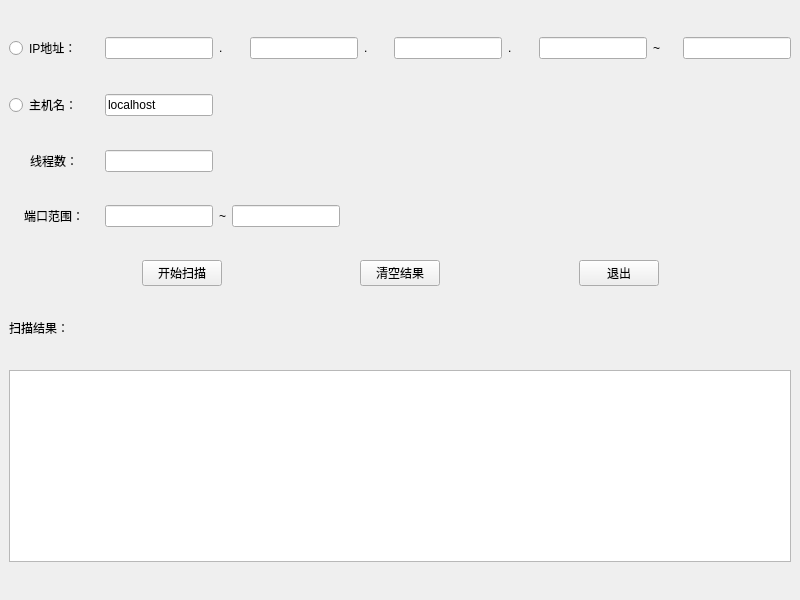
<?xml version="1.0" encoding="UTF-8"?>
<ui version="4.0">
 <class>MainWindow</class>
 <widget class="QMainWindow" name="MainWindow">
  <property name="geometry">
   <rect>
    <x>0</x>
    <y>0</y>
    <width>800</width>
    <height>600</height>
   </rect>
  </property>
  <property name="windowTitle">
   <string>端口扫描程序</string>
  </property>
  <widget class="QWidget" name="centralwidget">
   <layout class="QGridLayout" name="gridLayout">
    <item row="7" column="0">
     <layout class="QHBoxLayout" name="horizontalLayout_5">
      <item>
       <spacer name="horizontalSpacer_5">
        <property name="orientation">
         <enum>Qt::Horizontal</enum>
        </property>
        <property name="sizeHint" stdset="0">
         <size>
          <width>40</width>
          <height>20</height>
         </size>
        </property>
       </spacer>
      </item>
      <item>
       <widget class="QPushButton" name="pushButton">
        <property name="text">
         <string>开始扫描</string>
        </property>
       </widget>
      </item>
      <item>
       <spacer name="horizontalSpacer_7">
        <property name="orientation">
         <enum>Qt::Horizontal</enum>
        </property>
        <property name="sizeHint" stdset="0">
         <size>
          <width>40</width>
          <height>20</height>
         </size>
        </property>
       </spacer>
      </item>
      <item>
       <widget class="QPushButton" name="pushButton_3">
        <property name="text">
         <string>清空结果</string>
        </property>
       </widget>
      </item>
      <item>
       <spacer name="horizontalSpacer_4">
        <property name="orientation">
         <enum>Qt::Horizontal</enum>
        </property>
        <property name="sizeHint" stdset="0">
         <size>
          <width>40</width>
          <height>20</height>
         </size>
        </property>
       </spacer>
      </item>
      <item>
       <widget class="QPushButton" name="pushButton_2">
        <property name="text">
         <string>退出</string>
        </property>
       </widget>
      </item>
      <item>
       <spacer name="horizontalSpacer_6">
        <property name="orientation">
         <enum>Qt::Horizontal</enum>
        </property>
        <property name="sizeHint" stdset="0">
         <size>
          <width>40</width>
          <height>20</height>
         </size>
        </property>
       </spacer>
      </item>
     </layout>
    </item>
    <item row="3" column="0">
     <layout class="QHBoxLayout" name="horizontalLayout_2">
      <item>
       <widget class="QRadioButton" name="radioButton_2">
        <property name="sizePolicy">
         <sizepolicy hsizetype="Minimum" vsizetype="Preferred">
          <horstretch>0</horstretch>
          <verstretch>0</verstretch>
         </sizepolicy>
        </property>
        <property name="minimumSize">
         <size>
          <width>90</width>
          <height>0</height>
         </size>
        </property>
        <property name="text">
         <string>主机名：</string>
        </property>
       </widget>
      </item>
      <item>
       <widget class="QLineEdit" name="hostname">
        <property name="sizePolicy">
         <sizepolicy hsizetype="Preferred" vsizetype="Fixed">
          <horstretch>0</horstretch>
          <verstretch>0</verstretch>
         </sizepolicy>
        </property>
        <property name="text">
         <string>localhost</string>
        </property>
       </widget>
      </item>
      <item>
       <spacer name="horizontalSpacer">
        <property name="orientation">
         <enum>Qt::Horizontal</enum>
        </property>
        <property name="sizeHint" stdset="0">
         <size>
          <width>40</width>
          <height>20</height>
         </size>
        </property>
       </spacer>
      </item>
     </layout>
    </item>
    <item row="2" column="0">
     <layout class="QHBoxLayout" name="horizontalLayout">
      <item>
       <widget class="QRadioButton" name="radioButton">
        <property name="sizePolicy">
         <sizepolicy hsizetype="Minimum" vsizetype="Preferred">
          <horstretch>0</horstretch>
          <verstretch>0</verstretch>
         </sizepolicy>
        </property>
        <property name="minimumSize">
         <size>
          <width>90</width>
          <height>0</height>
         </size>
        </property>
        <property name="maximumSize">
         <size>
          <width>90</width>
          <height>16777215</height>
         </size>
        </property>
        <property name="text">
         <string>IP地址：</string>
        </property>
       </widget>
      </item>
      <item>
       <widget class="QLineEdit" name="ip1">
        <property name="sizePolicy">
         <sizepolicy hsizetype="Preferred" vsizetype="Fixed">
          <horstretch>0</horstretch>
          <verstretch>0</verstretch>
         </sizepolicy>
        </property>
       </widget>
      </item>
      <item>
       <widget class="QLabel" name="label">
        <property name="text">
         <string>.</string>
        </property>
       </widget>
      </item>
      <item>
       <widget class="QLineEdit" name="ip2">
        <property name="sizePolicy">
         <sizepolicy hsizetype="Preferred" vsizetype="Fixed">
          <horstretch>0</horstretch>
          <verstretch>0</verstretch>
         </sizepolicy>
        </property>
       </widget>
      </item>
      <item>
       <widget class="QLabel" name="label_2">
        <property name="text">
         <string>.</string>
        </property>
       </widget>
      </item>
      <item>
       <widget class="QLineEdit" name="ip3">
        <property name="sizePolicy">
         <sizepolicy hsizetype="Preferred" vsizetype="Fixed">
          <horstretch>0</horstretch>
          <verstretch>0</verstretch>
         </sizepolicy>
        </property>
       </widget>
      </item>
      <item>
       <widget class="QLabel" name="label_3">
        <property name="text">
         <string>.</string>
        </property>
       </widget>
      </item>
      <item>
       <widget class="QLineEdit" name="ip4">
        <property name="sizePolicy">
         <sizepolicy hsizetype="Preferred" vsizetype="Fixed">
          <horstretch>0</horstretch>
          <verstretch>0</verstretch>
         </sizepolicy>
        </property>
       </widget>
      </item>
      <item>
       <widget class="QLabel" name="label_4">
        <property name="text">
         <string>~</string>
        </property>
       </widget>
      </item>
      <item>
       <widget class="QLineEdit" name="ip5">
        <property name="sizePolicy">
         <sizepolicy hsizetype="Preferred" vsizetype="Fixed">
          <horstretch>0</horstretch>
          <verstretch>0</verstretch>
         </sizepolicy>
        </property>
       </widget>
      </item>
     </layout>
    </item>
    <item row="4" column="0">
     <layout class="QHBoxLayout" name="horizontalLayout_4">
      <item>
       <widget class="QLabel" name="label_7">
        <property name="sizePolicy">
         <sizepolicy hsizetype="Minimum" vsizetype="Preferred">
          <horstretch>0</horstretch>
          <verstretch>0</verstretch>
         </sizepolicy>
        </property>
        <property name="minimumSize">
         <size>
          <width>90</width>
          <height>0</height>
         </size>
        </property>
        <property name="text">
         <string>线程数：</string>
        </property>
        <property name="alignment">
         <set>Qt::AlignCenter</set>
        </property>
       </widget>
      </item>
      <item>
       <widget class="QLineEdit" name="threadNum">
        <property name="sizePolicy">
         <sizepolicy hsizetype="Preferred" vsizetype="Fixed">
          <horstretch>0</horstretch>
          <verstretch>0</verstretch>
         </sizepolicy>
        </property>
       </widget>
      </item>
      <item>
       <spacer name="horizontalSpacer_3">
        <property name="orientation">
         <enum>Qt::Horizontal</enum>
        </property>
        <property name="sizeHint" stdset="0">
         <size>
          <width>40</width>
          <height>20</height>
         </size>
        </property>
       </spacer>
      </item>
     </layout>
    </item>
    <item row="9" column="0">
     <layout class="QVBoxLayout" name="verticalLayout">
      <item>
       <widget class="QTextBrowser" name="result">
        <property name="sizePolicy">
         <sizepolicy hsizetype="Expanding" vsizetype="Fixed">
          <horstretch>0</horstretch>
          <verstretch>0</verstretch>
         </sizepolicy>
        </property>
       </widget>
      </item>
     </layout>
    </item>
    <item row="5" column="0">
     <layout class="QHBoxLayout" name="horizontalLayout_3">
      <item>
       <widget class="QLabel" name="label_5">
        <property name="sizePolicy">
         <sizepolicy hsizetype="Minimum" vsizetype="Preferred">
          <horstretch>0</horstretch>
          <verstretch>0</verstretch>
         </sizepolicy>
        </property>
        <property name="minimumSize">
         <size>
          <width>90</width>
          <height>0</height>
         </size>
        </property>
        <property name="text">
         <string>端口范围：</string>
        </property>
        <property name="alignment">
         <set>Qt::AlignCenter</set>
        </property>
       </widget>
      </item>
      <item>
       <widget class="QLineEdit" name="socket1">
        <property name="sizePolicy">
         <sizepolicy hsizetype="Preferred" vsizetype="Fixed">
          <horstretch>0</horstretch>
          <verstretch>0</verstretch>
         </sizepolicy>
        </property>
       </widget>
      </item>
      <item>
       <widget class="QLabel" name="label_6">
        <property name="text">
         <string>~</string>
        </property>
       </widget>
      </item>
      <item>
       <widget class="QLineEdit" name="socket2">
        <property name="sizePolicy">
         <sizepolicy hsizetype="Preferred" vsizetype="Fixed">
          <horstretch>0</horstretch>
          <verstretch>0</verstretch>
         </sizepolicy>
        </property>
       </widget>
      </item>
      <item>
       <spacer name="horizontalSpacer_2">
        <property name="orientation">
         <enum>Qt::Horizontal</enum>
        </property>
        <property name="sizeHint" stdset="0">
         <size>
          <width>40</width>
          <height>20</height>
         </size>
        </property>
       </spacer>
      </item>
     </layout>
    </item>
    <item row="8" column="0">
     <widget class="QLabel" name="label_8">
      <property name="sizePolicy">
       <sizepolicy hsizetype="Preferred" vsizetype="Fixed">
        <horstretch>0</horstretch>
        <verstretch>0</verstretch>
       </sizepolicy>
      </property>
      <property name="text">
       <string>扫描结果：</string>
      </property>
     </widget>
    </item>
   </layout>
  </widget>
 </widget>
 <resources/>
 <connections>
  <connection>
   <sender>pushButton</sender>
   <signal>clicked()</signal>
   <receiver>MainWindow</receiver>
   <slot>clicked_scan()</slot>
   <hints>
    <hint type="sourcelabel">
     <x>179</x>
     <y>332</y>
    </hint>
    <hint type="destinationlabel">
     <x>399</x>
     <y>299</y>
    </hint>
   </hints>
  </connection>
  <connection>
   <sender>pushButton_2</sender>
   <signal>clicked()</signal>
   <receiver>MainWindow</receiver>
   <slot>clicked_exit()</slot>
   <hints>
    <hint type="sourcelabel">
     <x>620</x>
     <y>332</y>
    </hint>
    <hint type="destinationlabel">
     <x>399</x>
     <y>299</y>
    </hint>
   </hints>
  </connection>
  <connection>
   <sender>pushButton_3</sender>
   <signal>clicked()</signal>
   <receiver>MainWindow</receiver>
   <slot>clicked_clear()</slot>
   <hints>
    <hint type="sourcelabel">
     <x>400</x>
     <y>332</y>
    </hint>
    <hint type="destinationlabel">
     <x>399</x>
     <y>299</y>
    </hint>
   </hints>
  </connection>
 </connections>
 <slots>
  <slot>clicked_scan()</slot>
  <slot>clicked_clear()</slot>
  <slot>clicked_exit()</slot>
 </slots>
</ui>
